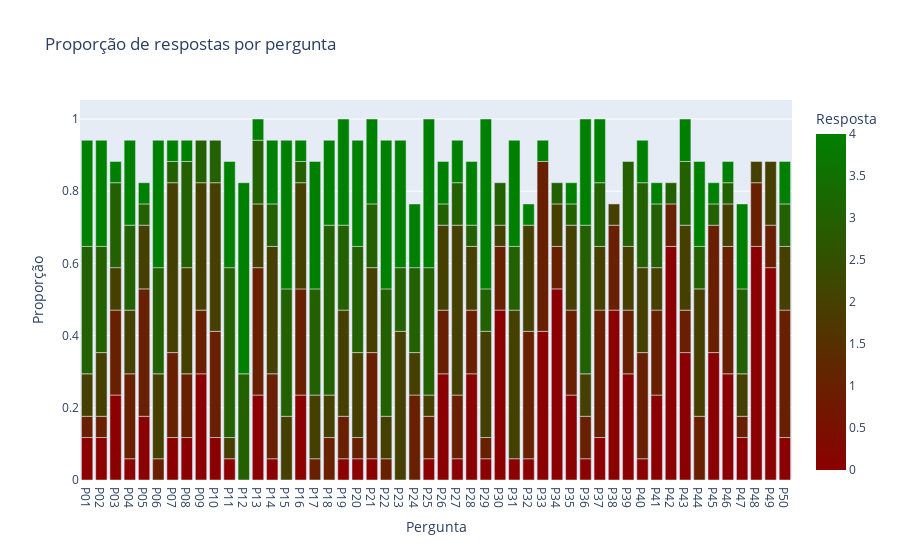

This figure's notebook cell:
### Code cell
# Cria uma versão "long" dos dados de respostas
df_melt = df_respostas.melt(var_name='Pergunta', value_name='Valor')

# Calcula a contagem de cada resposta por pergunta e a proporção
df_counts = df_melt.groupby(['Pergunta', 'Valor']).size().reset_index(name='count')
df_totals = df_melt.groupby('Pergunta').size().reset_index(name='total')
df_counts = df_counts.merge(df_totals, on='Pergunta')
df_counts['proportion'] = df_counts['count'] / df_counts['total']

# Cria o gráfico de barras empilhadas para visualizar a proporção de respostas diferentes por pergunta
fig = px.bar(
    df_counts,
    x='Pergunta',
    y='proportion',
    color='Valor',
    title='Proporção de respostas por pergunta',
    labels={'proportion': 'Proporção', 'Valor': 'Resposta'},
    barmode='stack',
    color_continuous_scale=[(0.0, '#8B0000'), (1.0, 'green')],
    range_color=[0, 4]
)

df_media = df_respostas[cols_manter].mean().reset_index()
# fig.add_trace(px.line(df_media, x='index', y=0, title='Média das Respostas').data[0])

fig.show()

### Figure 1 — Plotly figure (JSON) as saved in the notebook; plotly's stock layout.template omitted (floating-point values rounded to 4 significant figures; data arrays with more than 128 entries replaced by an {"elided": "..."} marker saying what was removed)
{"data": [{"hovertemplate": "Pergunta=%{x}<br>Proporção=%{y}<br>Resposta=%{marker.color}<extra></extra>", "legendgroup": "", "marker": {"color": {"elided": "218 float values"}, "coloraxis": "coloraxis", "pattern": {"shape": ""}}, "name": "", "orientation": "v", "showlegend": false, "textposition": "auto", "type": "bar", "x": {"elided": "218 str values"}, "xaxis": "x", "y": {"elided": "218 float values"}, "yaxis": "y"}], "layout": {"barmode": "stack", "coloraxis": {"cmax": 4, "cmin": 0, "colorbar": {"title": {"text": "Resposta"}}, "colorscale": [[0, "#8B0000"], [1, "green"]]}, "legend": {"tracegroupgap": 0}, "title": {"text": "Proporção de respostas por pergunta"}, "xaxis": {"anchor": "y", "domain": [0, 1], "title": {"text": "Pergunta"}}, "yaxis": {"anchor": "x", "domain": [0, 1], "title": {"text": "Proporção"}}}}
